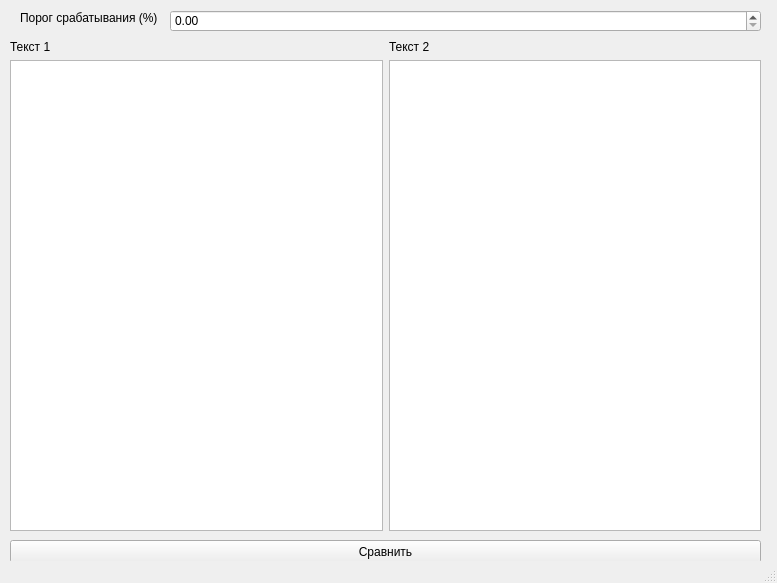
<?xml version="1.0" encoding="UTF-8"?>
<ui version="4.0">
 <class>MainWindow</class>
 <widget class="QMainWindow" name="MainWindow">
  <property name="geometry">
   <rect>
    <x>0</x>
    <y>0</y>
    <width>777</width>
    <height>583</height>
   </rect>
  </property>
  <property name="windowTitle">
   <string>MainWindow</string>
  </property>
  <widget class="QWidget" name="centralwidget">
   <widget class="QLabel" name="label">
    <property name="geometry">
     <rect>
      <x>20</x>
      <y>10</y>
      <width>141</width>
      <height>16</height>
     </rect>
    </property>
    <property name="text">
     <string>Порог срабатывания (%)</string>
    </property>
   </widget>
   <widget class="QDoubleSpinBox" name="alert_value">
    <property name="geometry">
     <rect>
      <x>170</x>
      <y>10</y>
      <width>591</width>
      <height>22</height>
     </rect>
    </property>
   </widget>
   <widget class="QWidget" name="gridLayoutWidget">
    <property name="geometry">
     <rect>
      <x>10</x>
      <y>40</y>
      <width>751</width>
      <height>491</height>
     </rect>
    </property>
    <layout class="QGridLayout" name="gridLayout">
     <item row="0" column="0">
      <widget class="QLabel" name="label_2">
       <property name="text">
        <string>Текст 1</string>
       </property>
      </widget>
     </item>
     <item row="0" column="1">
      <widget class="QLabel" name="label_3">
       <property name="text">
        <string>Текст 2</string>
       </property>
      </widget>
     </item>
     <item row="1" column="0">
      <widget class="QPlainTextEdit" name="text1"/>
     </item>
     <item row="1" column="1">
      <widget class="QPlainTextEdit" name="text2"/>
     </item>
    </layout>
   </widget>
   <widget class="QPushButton" name="checkBtn">
    <property name="geometry">
     <rect>
      <x>10</x>
      <y>540</y>
      <width>751</width>
      <height>23</height>
     </rect>
    </property>
    <property name="text">
     <string>Сравнить</string>
    </property>
   </widget>
  </widget>
  <widget class="QStatusBar" name="statusbar"/>
 </widget>
 <resources/>
 <connections/>
</ui>
